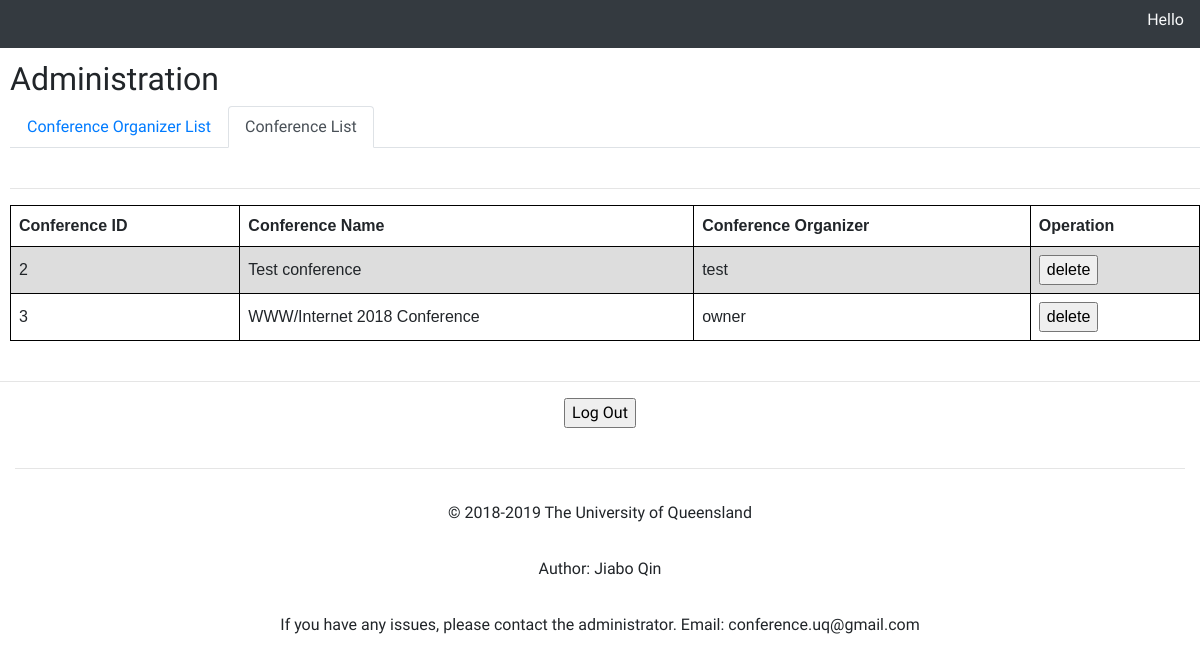
The app's page /uploading-2.0/admin_conference.php with its own data.
### tables this page shows
CREATE TABLE `CONFERENCE_INFO` (
  `Con_ID` int(11) NOT NULL,
  `Con_Name` varchar(100) NOT NULL,
  `Con_Date` varchar(100) NOT NULL,
  `Con_Address` varchar(100) NOT NULL,
  `Con_Abstract` varchar(5000) NOT NULL,
  `Con_Image` varchar(1000) NOT NULL,
  `Con_Description` varchar(5000) NOT NULL,
  `Admin_ID` int(11) NOT NULL
);

### uploading-2.0/admin_conference.php (the view, shortened to what this page needs)
<!DOCTYPE HTML>
<html>
<head>
  <?php
  include('templates/header.php');
  ?>
  <nav class="nav justify-content-end bg-dark fixed-top" style="height: 3rem;">
    <li class="nav-item">
      <?php
        include 'templates/account.php';
        if (isset($_SESSION['Username'])){
          echo '<a class="nav-link text-light" href="admin_list.php">' . $_SESSION['Username'] . '</a>';
        }
        else {
          echo '<p class="nav-link text-light">Hello</p>';
        }
      ?>
    </li>
  </nav>
  <?php
  $sql = "SELECT * FROM CONFERENCE_INFO, ADMIN WHERE CONFERENCE_INFO.Admin_ID = ADMIN.Admin_ID";
  $result = mysqli_query($conn, $sql);
  echo "<div style='margin-top:5%; margin-left:10px'>";
  echo "<h2>Administration</h2>";?>
  <ul class="nav nav-tabs">
    <li class="nav-item"><a class="nav-link" href="admin_list.php">Conference Organizer List</a></li>
    <li class="nav-item"><a class="nav-link active" href="admin_conference.php">Conference List</a></li>
  </ul>
  <br>
  <?php
  echo "<hr />";
  if (mysqli_num_rows($result) > 0) {
    echo '<table>
    <tr>
      <th>Conference ID</th>
      <th>Conference Name</th>
      <th>Conference Organizer</th>
      <th>Operation</th>
    </tr>';
      while($row = mysqli_fetch_assoc($result)) {
        $sch_ID = $row["Con_ID"];
          echo '
            <tr>
              <td>'. $row["Con_ID"]. '</td>
              <td>'. $row["Con_Name"]. '</td>
              <td>'. $row["Admin_Name"]. '</td>
              <td>
              <form method="post" action="admin_conference_delete.php">
              <input type="hidden" value='. $sch_ID .' placeholder="Title" name="ID">
              <input type="submit" name="submit" value="delete" />
              </form>
              </td>
            </tr>';
          }
            echo '
          </table>
          <br>
        ';
  } else {
      echo "No conference";
  }
  echo "</div>";
  ?>
  <hr />
  <div class="text-center">
    <a href="templates/logout.php"><input type="button" value="Log Out" name="Log out"></a></button>
  </div>
  <?php
    include('templates/footer.php');
  ?>

### uploading-2.0/admin_conference.php (style rules this page uses)
table { font-family: arial, sans-serif; border-collapse: collapse; width: 100%; }
td, th { border: 1px solid #000000; text-align: left; padding: 8px; }
tr:nth-child(even) { background-color: #dddddd; }

### records on screen
conference_info: Con_ID "2", Con_Name "Test conference", Admin_ID.Admin_Name "test"
conference_info: Con_ID "3", Con_Name "WWW/Internet 2018 Conference", Admin_ID.Admin_Name "owner"
